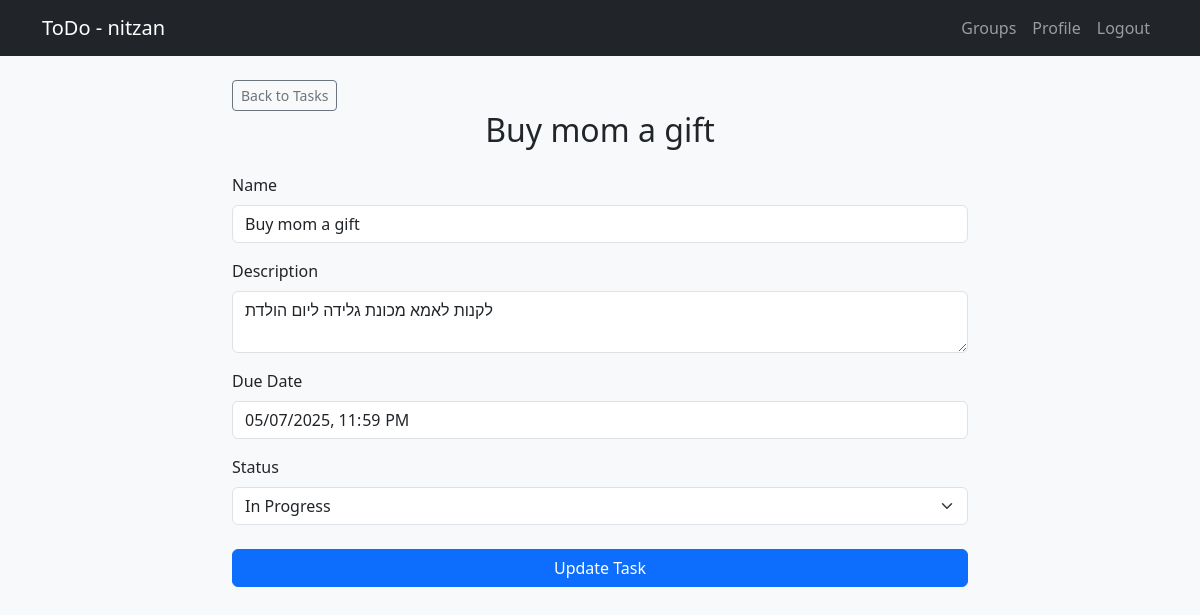
Screenshot of /task/1/manage (signed in) with the database file from the repository.
### app/models/user.py (models this page shows, shortened)
class User(UserMixin, db.Model):
    __tablename__ = "users"
    id = db.Column(db.Integer, primary_key=True)
    username = db.Column(db.String(12), unique=True, nullable=False)
    password_hash = db.Column(db.String(128), nullable=False)
    user_groups = db.relationship('UserGroup', back_populates='user')

### app/models/task.py (models this page shows, shortened)
class Task(db.Model):
    __tablename__ = "tasks"
    id = db.Column(db.Integer, primary_key=True)
    name = db.Column(db.String(50), nullable=False)
    description = db.Column(db.Text)
    status = db.Column(db.String(20), default="Pending", nullable=False)
    due_date = db.Column(db.DateTime)
    author_id = db.Column(db.Integer, db.ForeignKey("users.id"), nullable=False)
    group_id = db.Column(db.Integer, db.ForeignKey("groups.id"), nullable=False)

### app/routes/tasks.py (the view, shortened to what this page needs)
@tasks_bp.route('/task/<int:task_id>/manage', methods=['GET', 'POST'])
@login_required
def manage_single_task(task_id):
    task = Task.query.get(task_id)
    if not task:
        flash("Task not found", "danger")
        return redirect(url_for("groups.manage_groups"))
    group = Group.query.get(task.group_id)
    if not group:
        flash("Group not found", "danger")
        return redirect(url_for("groups.manage_groups"))
    if current_user not in group.members:
        flash("Access denied", "danger")
        return redirect(url_for("groups.manage_groups"))
    form = TaskEditForm(obj=task)
    form.due_date.render_kw = {'min': datetime.now().strftime('%Y-%m-%dT%H:%M')}
    return render_template('tasks/manage.html',
                           form=form,
                           task=task,
                           group=group)

### app/forms/tasks.py
class TaskEditForm(TaskForm):
    status = SelectField('Status', choices=[
        ('Pending', 'Pending'),
        ('In Progress', 'In Progress'),
        ('Completed', 'Completed')
    ], validators=[DataRequired()])
    submit = SubmitField('Update Task')

### app/extensions.py (called while the page is built)
@login_manager.user_loader
def load_user(user_id):
    from app.models.user import User
    return User.query.get(user_id)

### app/models/group.py (called while the page is built)
    def get_user_role(self, user_id: int) -> int | None:
        membership = UserGroup.query.filter_by(group_id=self.id, user_id=user_id).first()
        return membership.role if membership else None

    def is_owner(self, user_id: int) -> bool:
        return self.get_user_role(user_id) == 2

    @property
    def members(self) -> list['User | None']:
        return [ug.user for ug in self.group_users]

    @property
    def admins(self) -> list['User | None']:
        return [ug.user for ug in self.group_users if ug.role == 1]

### app/templates/tasks/manage.html (shortened to what this page needs)
{% extends "base.html" %}
{% block content %}
<div class="row">
    <div class="col-md-8 offset-md-2">
        <a href="{{ url_for('tasks.manage_tasks', group_id=group.id) }}"
           class="btn btn-outline-secondary btn-sm">Back to Tasks</a>
        <h2 class="text-center mb-4">{{ task.name }}</h2>
        <form method="POST" action="{{ url_for('tasks.manage_single_task', task_id=task.id) }}">
            <div class="mb-3">
                {{ form.name.label(class="form-label") }}
                {{ form.name(class="form-control", readonly=not (group.is_owner(current_user.id) or current_user in group.admins or current_user.id == task.author_id)) }}
            </div>
            <div class="mb-3">
                {{ form.description.label(class="form-label") }}
                {{ form.description(class="form-control", readonly=not (group.is_owner(current_user.id) or current_user in group.admins or current_user.id == task.author_id)) }}
            </div>
            <div class="mb-3">
                {{ form.due_date.label(class="form-label") }}
                {{ form.due_date(class="form-control", readonly=not (group.is_owner(current_user.id) or current_user in group.admins or current_user.id == task.author_id)) }}
            </div>
            <div class="mb-4">
                {{ form.status.label(class="form-label") }}
                {{ form.status(class="form-select") }}
            </div>
            <div class="d-grid">
                <button type="submit" class="btn btn-primary">Update Task</button>
            </div>
        </form>
    </div>
</div>
{% endblock %}

### app/templates/base.html (shortened to what this page needs)
<!DOCTYPE html>
<html lang="en">
<head>
    <link href="https://cdn.jsdelivr.net/npm/bootstrap@5.3.0/dist/css/bootstrap.min.css" rel="stylesheet">
</head>
<body class="bg-light">
    <nav class="navbar navbar-expand-lg navbar-dark bg-dark">
        <div class="container">
            <a class="navbar-brand" href="{{ url_for('index.home') }}">
                ToDo{% if current_user.is_authenticated %} - {{ current_user.username }}{% endif %}
            </a>
            <div class="collapse navbar-collapse" id="navbarNav">
                <ul class="navbar-nav ms-auto">
                    {% if current_user.is_authenticated %}
                        <li class="nav-item"><a class="nav-link" href="{{ url_for('groups.manage_groups') }}">Groups</a></li>
                        <li class="nav-item"><a class="nav-link" href="{{ url_for('profile.manage_profile') }}">Profile</a></li>
                        <li class="nav-item"><a class="nav-link" href="{{ url_for('auth.logout') }}">Logout</a></li>
                    {% else %}
                        <li class="nav-item"><a class="nav-link" href="{{ url_for('auth.login') }}">Login</a></li>
                        <li class="nav-item"><a class="nav-link" href="{{ url_for('auth.register') }}">Register</a></li>
                    {% endif %}
                </ul>
            </div>
        </div>
    </nav>
    <div class="container mt-4">
        {% block content %}{% endblock %}
    </div>
</body>
</html>

### rows the page displays
User: username "nitzan"
Task: name "Buy mom a gift", description "לקנות לאמא מכונת גלידה ליום הולדת", due_date "05/07/2025 23:59", status "In Progress"
